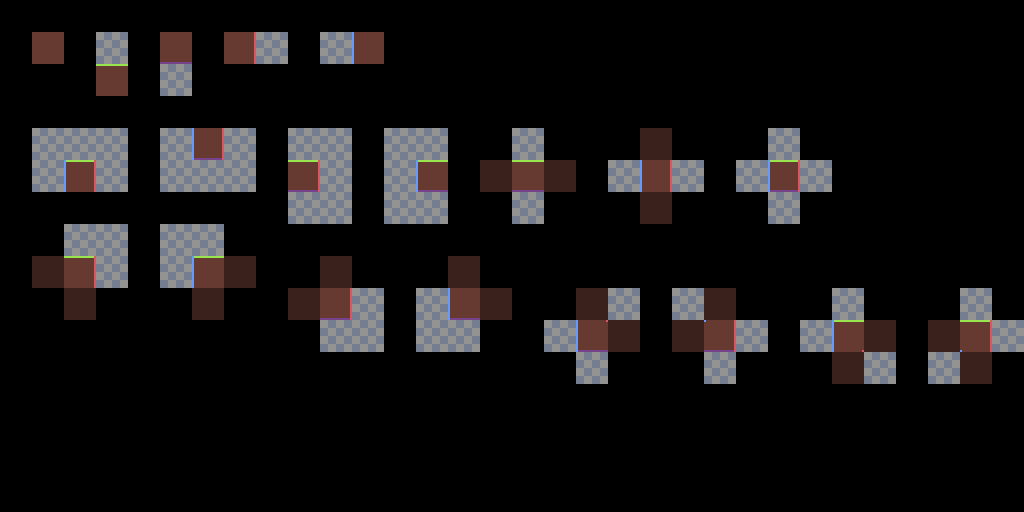

The image is a tile-based game level rendered from a .tmx file. Its description and source (layers, tilesets, objects; grid data summarised) follow:
An orthogonal 32x16 tile map with 32x32 px tiles, 2 tile layers (input_prototype, output_terrain).

<map version="1.10" tiledversion="1.10.2" orientation="orthogonal" renderorder="right-down" width="32" height="16" tilewidth="32" tileheight="32" infinite="0" nextlayerid="3" nextobjectid="1">
 <tileset firstgid="1" source="../TempTileset.tsx" />
 <layer id="1" name="input_prototype" width="32" height="16" opacity="0.58">
  <data>[512 cells, 96 non-empty, 2 distinct tile ids]</data>
 </layer>
 <layer id="2" name="output_terrain" width="32" height="16">
  <data>[512 cells, 20 non-empty, 20 distinct tile ids]</data>
 </layer>
</map>
